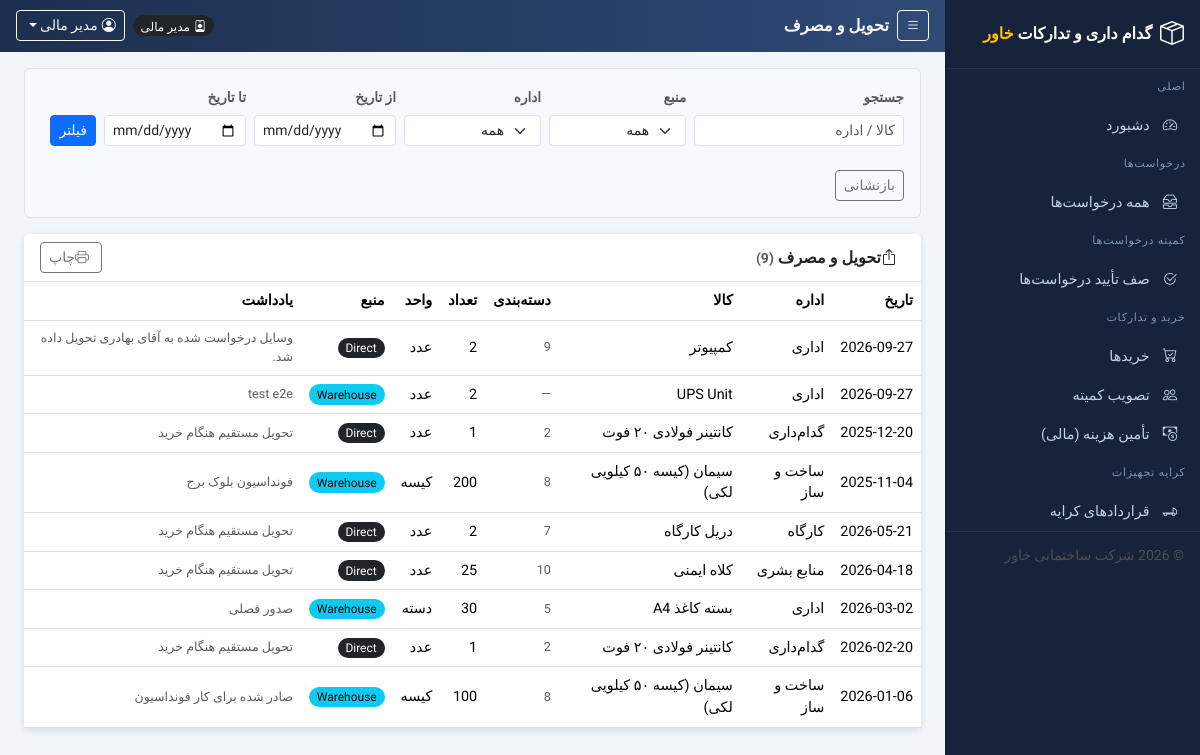
/consumptions/list.php (signed in), run on the app's committed database.
### tables this page shows
CREATE TABLE `users` (
  `id` int(10) UNSIGNED NOT NULL,
  `username` varchar(50) NOT NULL,
  `password` varchar(255) NOT NULL COMMENT 'bcrypt hash (password_hash)',
  `name` varchar(100) NOT NULL,
  `role` enum('employee','procurement_manager','warehouse_manager','gate_security','committee','general_manager','finance','admin') NOT NULL DEFAULT 'employee',
  `department_id` int(10) UNSIGNED DEFAULT NULL,
  `email` varchar(120) DEFAULT NULL,
  `phone` varchar(30) DEFAULT NULL,
  `status` tinyint(1) NOT NULL DEFAULT 1,
  `created_at` timestamp NOT NULL DEFAULT current_timestamp()
);

CREATE TABLE `consumptions` (
  `id` int(10) UNSIGNED NOT NULL,
  `item_id` int(10) UNSIGNED DEFAULT NULL COMMENT 'warehouse item (NULL = direct)',
  `request_id` int(10) UNSIGNED DEFAULT NULL,
  `purchase_id` int(10) UNSIGNED DEFAULT NULL COMMENT 'the purchase this delivery came from',
  `department_id` int(10) UNSIGNED NOT NULL,
  `item_name` varchar(150) NOT NULL COMMENT 'snapshot of item name',
  `category_id` int(10) UNSIGNED DEFAULT NULL,
  `quantity` decimal(12,2) NOT NULL,
  `unit` varchar(20) NOT NULL DEFAULT 'pcs',
  `source` enum('warehouse','direct') NOT NULL DEFAULT 'warehouse',
  `handover_no` varchar(30) DEFAULT NULL COMMENT 'handover slip number (HND-YYYY-0001)',
  `receiver_name` varchar(150) DEFAULT NULL COMMENT 'employee that received the item',
  `receiver_position` varchar(150) DEFAULT NULL COMMENT 'job position of the receiving employee',
  `receiver_user_id` int(10) UNSIGNED DEFAULT NULL COMMENT 'logged-in user confirming the receipt',
  `receiver_confirmed` tinyint(1) NOT NULL DEFAULT 0 COMMENT '1 = requester confirmed receiving the item',
  `confirmed_at` datetime DEFAULT NULL,
  `handover_note` text DEFAULT NULL COMMENT 'remarks on the handover slip',
  `delivery_date` date NOT NULL,
  `delivered_by` int(10) UNSIGNED DEFAULT NULL,
  `notes` text DEFAULT NULL,
  `created_at` timestamp NOT NULL DEFAULT current_timestamp()
);

CREATE TABLE `departments` (
  `id` int(10) UNSIGNED NOT NULL,
  `name` varchar(100) NOT NULL,
  `code` varchar(20) NOT NULL DEFAULT '' COMMENT 'short code e.g. SITE, HQ',
  `parent_id` int(10) UNSIGNED DEFAULT NULL,
  `description` varchar(255) DEFAULT NULL,
  `created_at` timestamp NOT NULL DEFAULT current_timestamp()
);

### includes/auth.php (called while the page is built, shortened)
<?php
require_once __DIR__ . '/functions.php';
function current_user()
{
    $u = fetch_one(
        'SELECT u.*, d.name AS department_name ' .
        'FROM users u LEFT JOIN departments d ON d.id = u.department_id ' .
        'WHERE u.id = ' . (int)$_SESSION['user_id'] . ' AND u.status = 1'
    );
    return $u;
}
function require_login()
{
    $u = current_user();
    return $u;
}

### consumptions/list.php (the view, shortened to what this page needs)
<?php
require_once __DIR__ . '/../includes/auth.php';
$user = require_login();
$page_title = 'تحویل و مصرف';
$q = trim($_GET['q'] ?? '');
$frm = trim($_GET['from_date'] ?? '');
$to  = trim($_GET['to_date'] ?? '');
$sql = "SELECT c.*, d.name dept FROM consumptions c
        JOIN departments d ON d.id=c.department_id";
$sql .= ' ORDER BY c.id DESC';
$rows = fetch_all($sql);
require_once __DIR__ . '/../includes/header.php';
?>
<div class="filter-box rounded-2 p-3 mb-3">
  <form method="get" class="row g-2 align-items-end">
    <div class="col-md-3"><label class="form-label small text-muted">جستجو</label>
      <input type="text" name="q" class="form-control form-control-sm" value="<?php echo h($q); ?>" placeholder="کالا / اداره"></div>
    <div class="col-md-2"><label class="form-label small text-muted">منبع</label>
      <select name="source" class="form-select form-select-sm" data-autosubmit>
        <option value="">همه</option>
      </select></div>
    <div class="col-md-2"><label class="form-label small text-muted">اداره</label>
      <select name="department_id" class="form-select form-select-sm" data-autosubmit>
        <option value="0">همه</option>
      </select></div>
    <div class="col-auto"><label class="form-label small text-muted">از تاریخ</label>
      <input type="date" name="from_date" class="form-control form-control-sm" value="<?php echo h($frm); ?>"></div>
    <div class="col-auto"><label class="form-label small text-muted">تا تاریخ</label>
      <input type="date" name="to_date" class="form-control form-control-sm" value="<?php echo h($to); ?>"></div>
    <div class="col-auto pt-3"><button class="btn btn-primary btn-sm" type="submit">فیلتر</button></div>
    <div class="col-auto pt-3"><a class="btn btn-outline-secondary btn-sm" href="<?php echo $base; ?>/consumptions/list.php">بازنشانی</a></div>
  </form>
</div>
<div class="card">
  <div class="card-header d-flex justify-content-between align-items-center">
    <span><i class="bi bi-box-arrow-up me-2"></i>تحویل و مصرف <span class="text-muted small">(<?php echo count($rows); ?>)</span></span>
    <div>
      <button class="btn btn-sm btn-outline-secondary" data-print><i class="bi bi-printer me-1"></i>چاپ</button>
    </div>
  </div>
  <div class="table-responsive">
    <table class="table table-hover align-middle mb-0" id="mainTable">
      <thead>
        <tr><th>تاریخ</th><th>اداره</th><th>کالا</th><th>دسته‌بندی</th><th>تعداد</th><th>واحد</th><th>منبع</th><th>یادداشت</th></tr>
      </thead>
      <tbody>
      <?php foreach ($rows as $c): ?>
        <tr>
          <td class="text-nowrap"><?php echo h($c['delivery_date']); ?></td>
          <td><?php echo h($c['dept']); ?></td>
          <td><?php echo h($c['item_name']); ?></td>
          <td class="text-muted small"><?php echo h($c['category_id'] ?? '—'); ?></td>
          <td class="text-nowrap"><?php echo xnum($c['quantity']); ?></td>
          <td><?php echo h(unit_label($c['unit'])); ?></td>
          <td><?php echo badge($c['source']); ?></td>
          <td class="text-muted small"><?php echo h($c['notes'] ?? '—'); ?></td>
        </tr>
      <?php endforeach; ?>
      </tbody>
    </table>
  </div>
</div>
<?php require_once __DIR__ . '/../includes/footer.php'; ?>

### includes/header.php (shortened to what this page needs)
<?php
require_once __DIR__ . '/auth.php';
$me = $user ?? current_user();
$page_title = $page_title ?? 'Dashboard';
$base = BASE_URL;
?>
<!DOCTYPE html>
<html lang="fa" dir="rtl">
<head>
<link rel="stylesheet" href="https://cdn.jsdelivr.net/npm/bootstrap@5.3.3/dist/css/bootstrap.min.css">
<link rel="stylesheet" href="https://cdn.jsdelivr.net/npm/bootstrap-icons@1.11.3/font/bootstrap-icons.min.css">
<link rel="stylesheet" href="<?php echo $base; ?>/assets/css/style.css">
</head>
<body class="app-rtl">
<div class="app-shell">
  <div class="app-main">
    <header class="app-topbar">
      <div class="d-flex align-items-center text-light gap-2">
        <button class="btn btn-sm btn-outline-light" type="button" onclick="toggleSidebar()"><i class="bi bi-list"></i></button>
        <div class="topbar-title"><?php echo h($page_title); ?></div>
      </div>
      <div class="d-flex align-items-center text-light gap-2">
        <span class="badge text-bg-dark rounded-pill"><i class="bi bi-person-badge ms-1"></i><?php echo h(role_label($me['role'])); ?></span>
        <div class="dropdown">
          <button class="btn btn-sm btn-outline-light dropdown-toggle" type="button" data-bs-toggle="dropdown" aria-expanded="false">
            <i class="bi bi-person-circle ms-1"></i><?php echo h($me['name']); ?>
          </button>
        </div>
      </div>
    </header>
    <main class="app-content container-fluid px-3 px-xl-4 pt-3">

### includes/functions.php (shortened to what this page needs)
<?php
require_once __DIR__ . '/config.php';
function h($s)
{
    return htmlspecialchars((string)($s ?? ''), ENT_QUOTES);
}
function fetch_one($sql)
{
    global $conn;
    $r = $conn->query($sql);
    return ($r && $r->num_rows) ? $r->fetch_assoc() : null;
}
function fetch_all($sql)
{
    global $conn;
    $r = $conn->query($sql);
    if (method_exists($r, 'fetch_all')) { return $r->fetch_all(MYSQLI_ASSOC); }
    $rows = [];
    return $rows;
}
function xnum($n)
{
    $v = (float)($n ?? 0);
    return number_format($v, $v === floor($v) ? 0 : 2);
}
function _req_statuses()
{
    return [
        'pending'            => 'در انتظار تعیین بخش کمیته',
        'committee_review'   => 'در انتظار تأیید کمیته',
        'closed'             => 'بسته شده (غیرضروری)',
        'rental_required'    => 'آماده ثبت قرارداد کرایه',
        'rental_active'      => 'کرایه فعال',
        'warehouse_check'    => 'بررسی انبار',
        'purchase_required'  => 'نیاز به خرید',
        'quotation_pending'  => 'در حال جمع‌آوری قیمت‌ها',
        'committee_pending'  => 'در انتظار کمیته',
        'approved'           => 'تصویب شده',
        'supplier_selected'  => 'تأمین‌کننده نهایی انتخاب شده',
        'authority_approved' => 'تصویب ریاست شرکت',
        'financed'           => 'هزینه تأمین شد (مالی)',
        'purchased'          => 'خریداری / سفارش داده شده',
        'received'           => 'دریافت شده در گیت',
        'completed'          => 'کامل شده',
    ];
}
function _pur_statuses()
{
    return [
        'draft'              => 'پیش‌نویس',
        'quotation'          => 'جمع‌آوری قیمت‌ها',
        'committee_pending'  => 'در انتظار کمیته',
        'approved'           => 'تصویب کمیته - انتخاب تأمین‌کننده',
        'supplier_selected'  => 'در انتظار تصویب ریاست شرکت',
        'authority_approved' => 'تصویب ریاست - در انتظار مالی',
        'financed'           => 'هزینه تأمین شد - آماده ثبت سفارش',
        'ordered'            => 'سفارش داده شده',
        'received'           => 'دریافت شده در گیت',
        'completed'          => 'کامل شده',
        'rejected'           => 'رد شده',
    ];
}
function badge_class($s)
{
    $map = [
        'pending' => 'text-bg-warning', 'committee_review' => 'text-bg-primary',
        'closed' => 'text-bg-secondary',
        'rental_required' => 'text-bg-info', 'rental_active' => 'text-bg-primary',
        'scheduled' => 'text-bg-warning', 'active' => 'text-bg-primary',
        'returned' => 'text-bg-success',
        'warehouse_check' => 'text-bg-info', 'purchase_required' => 'text-bg-warning',
        'quotation_pending' => 'text-bg-info', 'committee_pending' => 'text-bg-primary',
        'approved' => 'text-bg-primary', 'purchased' => 'text-bg-info',
        'supplier_selected' => 'text-bg-warning',
        'authority_approved' => 'text-bg-primary', 'financed' => 'text-bg-info',
        'bank_cheque' => 'text-bg-secondary', 'cash' => 'text-bg-secondary',
        'bank_transfer' => 'text-bg-secondary', 'other' => 'text-bg-secondary',
        'received' => 'text-bg-secondary', 'completed' => 'text-bg-success',
        'draft' => 'text-bg-secondary', 'quotation' => 'text-bg-info',
        'ordered' => 'text-bg-info', 'rejected' => 'text-bg-danger',
        'urgent' => 'text-bg-danger', 'normal' => 'text-bg-secondary',
        'paid' => 'text-bg-success', 'direct' => 'text-bg-dark',
        'warehouse' => 'text-bg-info', 'open' => 'text-bg-success',
    ];
    return $map[$s] ?? 'text-bg-secondary';
}
function badge($s)
{
    $m = _req_statuses();
    foreach (_pur_statuses() as $k => $v) { $m[$k] = $v; }
    $m += ['scheduled'=>'در انتظار تحویل', 'active'=>'فعال', 'returned'=>'برگشت داده شده'];
    $label = $m[$s] ?? ucwords(str_replace('_', ' ', (string)$s));
    return '<span class="badge rounded-pill ' . badge_class($s) . '">' . h($label) . '</span>';
}
function role_label($r)
{
    $map = [
        'employee' => 'کارمند', 'procurement_manager' => 'مدیر خرید',
        'warehouse_manager' => 'مدیر انبار', 'gate_security' => 'امنیت گیت',
        'committee' => 'مسئول / عضو کمیته', 'general_manager' => 'مدیر عمومی',
        'finance' => 'مدیر مالی', 'contracting_manager' => 'مسئول امور قراردادی',
        'admin' => 'مدیر سیستم',
    ];
    return $map[$r] ?? $r;
}
function _units()
{
    return [
        'pcs' => 'عدد', 'bag' => 'کیسه', 'ton' => 'تن', 'kg' => 'کیلوگرم',
        'ream' => 'دسته', 'roll' => 'رول', 'liter' => 'لیتر', 'set' => 'ست',
        'pair' => 'جفت', 'box' => 'جعبه', 'coil' => 'کلاف', 'meter' => 'متر',
    ];
}
function unit_label($u)
{
    $map = _units();
    return $map[$u] ?? $u;
}

### assets/css/style.css (style rules this page uses)
:root { --pwms-sidebar-bg: #16233a; --pwms-topbar-bg: linear-gradient(90deg, #1c2f4f, #2f4a75); --pwms-content-bg: #f2f5f9; --pwms-accent: #e9a13c; }
body, .form-control, .form-select, .btn, .table, .dropdown-menu, .alert, input, select, textarea, button, .nav-link, .card-header, .card-body { font-family: 'Vazirmatn', 'Segoe UI', Tahoma, Arial, sans-serif; }
[dir="rtl"] .ms-1 { margin-left: .25rem !important; margin-right: 0 !important; }
[dir="rtl"] .me-1 { margin-right: .25rem !important; margin-left: 0 !important; }
[dir="rtl"] .me-2 { margin-right: .5rem !important; margin-left: 0 !important; }
.app-shell { display: flex; min-height: 100vh; }
.app-main { flex: 1 1 auto; min-width: 0; background: var(--pwms-content-bg); order: 1; }
.app-topbar { background: var(--pwms-topbar-bg); color: #fff; position: sticky; top: 0; z-index: 1030; display: flex; align-items: center; gap: 1rem; padding: .65rem 1rem; justify-content: space-between; direction: rtl; flex-direction: row; }
.topbar-title { font-size: 1.02rem; font-weight: 600; }
.app-content { min-height: calc(100vh - 55px); }
.card { border: 0; box-shadow: 0 .15rem .45rem rgba(28,45,75,.12); }
.card .card-header { font-weight: 600; background: #fff; border-bottom: 1px solid #dee5ec; }
.table { --bs-table-hover-bg: #eef2f7; font-size: .9rem; }
.table th { white-space: nowrap; }
.form-label { font-weight: 600; font-size: .85rem; }
.filter-box { background: #f7f9fc; border: 1px solid #dde4ee; border-radius: .6rem; }
.badge { font-weight: 500; font-size: .75rem; }

### data on the page
users: role "مدیر مالی", name "مدیر مالی"
consumptions: delivery_date "2026-09-27", department.name "اداری", item_name "کمپیوتر", category "9", quantity "2", unit "عدد", source "Direct", notes "وسایل درخواست شده به آقای بهادری تحویل داده شد."
consumptions: delivery_date "2026-09-27", department.name "اداری", item_name "UPS Unit", category "—", quantity "2", unit "عدد", source "Warehouse", notes "test e2e"
consumptions: delivery_date "2025-12-20", department.name "گدام‌داری", item_name "کانتینر فولادی ۲۰ فوت", category "2", quantity "1", unit "عدد", source "Direct", notes "تحویل مستقیم هنگام خرید"
consumptions: delivery_date "2025-11-04", department.name "ساخت و ساز", item_name "سیمان (کیسه ۵۰ کیلویی لکی)", category "8", quantity "200", unit "کیسه", source "Warehouse", notes "فونداسیون بلوک برج"
consumptions: delivery_date "2026-05-21", department.name "کارگاه", item_name "دریل کارگاه", category "7", quantity "2", unit "عدد", source "Direct", notes "تحویل مستقیم هنگام خرید"
consumptions: delivery_date "2026-04-18", department.name "منابع بشری", item_name "کلاه ایمنی", category "10", quantity "25", unit "عدد", source "Direct", notes "تحویل مستقیم هنگام خرید"
consumptions: delivery_date "2026-03-02", department.name "اداری", item_name "بسته کاغذ A4", category "5", quantity "30", unit "دسته", source "Warehouse", notes "صدور فصلی"
consumptions: delivery_date "2026-02-20", department.name "گدام‌داری", item_name "کانتینر فولادی ۲۰ فوت", category "2", quantity "1", unit "عدد", source "Direct", notes "تحویل مستقیم هنگام خرید"
consumptions: delivery_date "2026-01-06", department.name "ساخت و ساز", item_name "سیمان (کیسه ۵۰ کیلویی لکی)", category "8", quantity "100", unit "کیسه", source "Warehouse", notes "صادر شده برای کار فونداسیون"

### other printed values
$page_title "تحویل و مصرف"
count($rows) "9"
